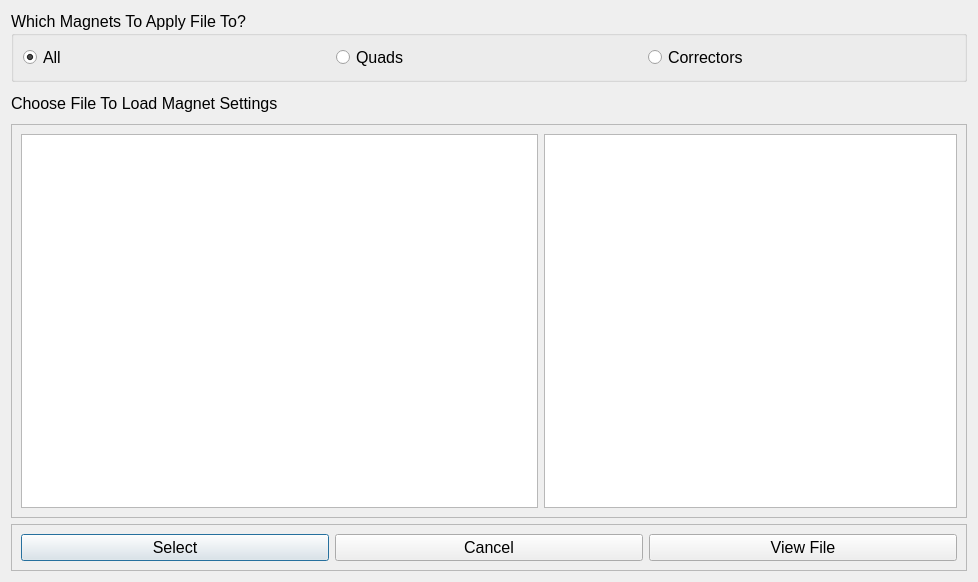
<?xml version="1.0" encoding="UTF-8"?>
<ui version="4.0">
 <class>FileLoad</class>
 <widget class="QDialog" name="FileLoad">
  <property name="geometry">
   <rect>
    <x>0</x>
    <y>0</y>
    <width>978</width>
    <height>582</height>
   </rect>
  </property>
  <property name="windowTitle">
   <string>Dialog</string>
  </property>
  <layout class="QVBoxLayout" name="verticalLayout">
   <item>
    <widget class="QGroupBox" name="groupBox">
     <property name="minimumSize">
      <size>
       <width>400</width>
       <height>50</height>
      </size>
     </property>
     <property name="font">
      <font>
       <pointsize>12</pointsize>
      </font>
     </property>
     <property name="title">
      <string>Which Magnets To Apply File To?</string>
     </property>
     <layout class="QHBoxLayout" name="horizontalLayout">
      <item>
       <widget class="QRadioButton" name="allMagnets">
        <property name="text">
         <string>All</string>
        </property>
        <property name="checked">
         <bool>true</bool>
        </property>
       </widget>
      </item>
      <item>
       <widget class="QRadioButton" name="quadMagnets">
        <property name="font">
         <font>
          <pointsize>12</pointsize>
         </font>
        </property>
        <property name="text">
         <string>Quads</string>
        </property>
       </widget>
      </item>
      <item>
       <widget class="QRadioButton" name="corrMagnets">
        <property name="text">
         <string>Correctors</string>
        </property>
       </widget>
      </item>
     </layout>
    </widget>
   </item>
   <item>
    <widget class="QLabel" name="label">
     <property name="minimumSize">
      <size>
       <width>400</width>
       <height>30</height>
      </size>
     </property>
     <property name="font">
      <font>
       <pointsize>12</pointsize>
      </font>
     </property>
     <property name="text">
      <string>Choose File To Load Magnet Settings</string>
     </property>
    </widget>
   </item>
   <item>
    <widget class="QFrame" name="frame_2">
     <property name="minimumSize">
      <size>
       <width>400</width>
       <height>300</height>
      </size>
     </property>
     <property name="frameShape">
      <enum>QFrame::StyledPanel</enum>
     </property>
     <property name="frameShadow">
      <enum>QFrame::Raised</enum>
     </property>
     <layout class="QHBoxLayout" name="horizontalLayout_3" stretch="5,4">
      <item>
       <widget class="QTreeView" name="treeView">
        <property name="font">
         <font>
          <pointsize>12</pointsize>
         </font>
        </property>
       </widget>
      </item>
      <item>
       <widget class="QListView" name="listView">
        <property name="font">
         <font>
          <pointsize>12</pointsize>
         </font>
        </property>
       </widget>
      </item>
     </layout>
    </widget>
   </item>
   <item>
    <widget class="QFrame" name="frame">
     <property name="minimumSize">
      <size>
       <width>400</width>
       <height>30</height>
      </size>
     </property>
     <property name="frameShape">
      <enum>QFrame::StyledPanel</enum>
     </property>
     <property name="frameShadow">
      <enum>QFrame::Raised</enum>
     </property>
     <layout class="QHBoxLayout" name="horizontalLayout_2">
      <item>
       <widget class="QPushButton" name="selectButton">
        <property name="font">
         <font>
          <pointsize>12</pointsize>
         </font>
        </property>
        <property name="text">
         <string>Select</string>
        </property>
       </widget>
      </item>
      <item>
       <widget class="QPushButton" name="cancelButton">
        <property name="font">
         <font>
          <pointsize>12</pointsize>
         </font>
        </property>
        <property name="text">
         <string>Cancel</string>
        </property>
       </widget>
      </item>
      <item>
       <widget class="QPushButton" name="viewButton">
        <property name="font">
         <font>
          <pointsize>12</pointsize>
         </font>
        </property>
        <property name="text">
         <string>View File</string>
        </property>
       </widget>
      </item>
     </layout>
    </widget>
   </item>
  </layout>
 </widget>
 <resources/>
 <connections/>
</ui>
